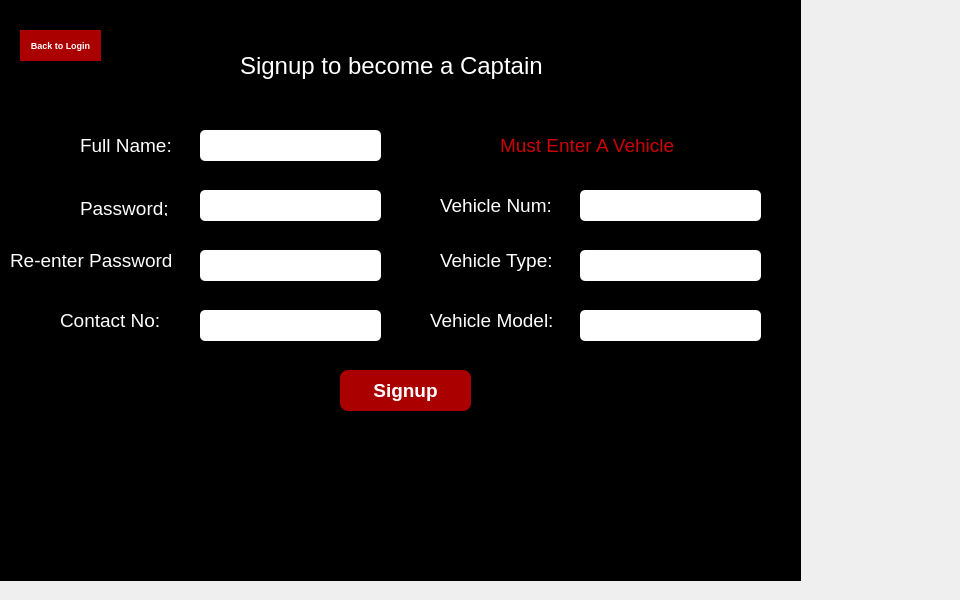
    <widget class="QWidget" name="signupowner">
     <widget class="QLabel" name="label_10">
      <property name="geometry">
       <rect>
        <x>-150</x>
        <y>-10</y>
        <width>951</width>
        <height>591</height>
       </rect>
      </property>
      <property name="styleSheet">
       <string notr="true">background-color: rgb(0, 0, 0);</string>
      </property>
      <property name="text">
       <string/>
      </property>
     </widget>
     <widget class="QLabel" name="label_11">
      <property name="geometry">
       <rect>
        <x>240</x>
        <y>30</y>
        <width>331</width>
        <height>71</height>
       </rect>
      </property>
      <property name="font">
       <font>
        <pointsize>18</pointsize>
       </font>
      </property>
      <property name="styleSheet">
       <string notr="true">color: rgb(255, 255, 255);
</string>
      </property>
      <property name="text">
       <string>Signup to become a Captain</string>
      </property>
     </widget>
     <widget class="QTextEdit" name="passown">
      <property name="geometry">
       <rect>
        <x>200</x>
        <y>190</y>
        <width>181</width>
        <height>31</height>
       </rect>
      </property>
      <property name="styleSheet">
       <string notr="true">background-color: rgb(255, 255, 255);
border-radius: 5px;
border-color: black;
</string>
      </property>
      <property name="html">
       <string>&lt;!DOCTYPE HTML PUBLIC &quot;-//W3C//DTD HTML 4.0//EN&quot; &quot;http://www.w3.org/TR/REC-html40/strict.dtd&quot;&gt;
&lt;html&gt;&lt;head&gt;&lt;meta name=&quot;qrichtext&quot; content=&quot;1&quot; /&gt;&lt;style type=&quot;text/css&quot;&gt;
p, li { white-space: pre-wrap; }
&lt;/style&gt;&lt;/head&gt;&lt;body style=&quot; font-family:'MS Shell Dlg 2'; font-size:8.25pt; font-weight:400; font-style:normal;&quot;&gt;
&lt;p style=&quot;-qt-paragraph-type:empty; margin-top:0px; margin-bottom:0px; margin-left:0px; margin-right:0px; -qt-block-indent:0; text-indent:0px; font-family:'Segoe UI'; font-size:9pt;&quot;&gt;&lt;br /&gt;&lt;/p&gt;&lt;/body&gt;&lt;/html&gt;</string>
      </property>
      <property name="placeholderText">
       <string/>
      </property>
     </widget>
     <widget class="QTextEdit" name="nameown">
      <property name="geometry">
       <rect>
        <x>200</x>
        <y>130</y>
        <width>181</width>
        <height>31</height>
       </rect>
      </property>
      <property name="styleSheet">
       <string notr="true">background-color: rgb(255, 255, 255);
border-radius: 5px;
border-color: black;
</string>
      </property>
      <property name="html">
       <string>&lt;!DOCTYPE HTML PUBLIC &quot;-//W3C//DTD HTML 4.0//EN&quot; &quot;http://www.w3.org/TR/REC-html40/strict.dtd&quot;&gt;
&lt;html&gt;&lt;head&gt;&lt;meta name=&quot;qrichtext&quot; content=&quot;1&quot; /&gt;&lt;style type=&quot;text/css&quot;&gt;
p, li { white-space: pre-wrap; }
&lt;/style&gt;&lt;/head&gt;&lt;body style=&quot; font-family:'MS Shell Dlg 2'; font-size:8.25pt; font-weight:400; font-style:normal;&quot;&gt;
&lt;p style=&quot;-qt-paragraph-type:empty; margin-top:0px; margin-bottom:0px; margin-left:0px; margin-right:0px; -qt-block-indent:0; text-indent:0px; font-family:'Segoe UI'; font-size:9pt;&quot;&gt;&lt;br /&gt;&lt;/p&gt;&lt;/body&gt;&lt;/html&gt;</string>
      </property>
      <property name="placeholderText">
       <string/>
      </property>
     </widget>
     <widget class="QLabel" name="label_18">
      <property name="geometry">
       <rect>
        <x>80</x>
        <y>130</y>
        <width>91</width>
        <height>31</height>
       </rect>
      </property>
      <property name="font">
       <font>
        <pointsize>14</pointsize>
       </font>
      </property>
      <property name="styleSheet">
       <string notr="true">color: rgb(255, 255, 255);</string>
      </property>
      <property name="text">
       <string>Full Name:</string>
      </property>
     </widget>
     <widget class="QTextEdit" name="contactown">
      <property name="geometry">
       <rect>
        <x>200</x>
        <y>310</y>
        <width>181</width>
        <height>31</height>
       </rect>
      </property>
      <property name="styleSheet">
       <string notr="true">background-color: rgb(255, 255, 255);
border-radius: 5px;
border-color: black;
</string>
      </property>
      <property name="html">
       <string>&lt;!DOCTYPE HTML PUBLIC &quot;-//W3C//DTD HTML 4.0//EN&quot; &quot;http://www.w3.org/TR/REC-html40/strict.dtd&quot;&gt;
&lt;html&gt;&lt;head&gt;&lt;meta name=&quot;qrichtext&quot; content=&quot;1&quot; /&gt;&lt;style type=&quot;text/css&quot;&gt;
p, li { white-space: pre-wrap; }
&lt;/style&gt;&lt;/head&gt;&lt;body style=&quot; font-family:'MS Shell Dlg 2'; font-size:8.25pt; font-weight:400; font-style:normal;&quot;&gt;
&lt;p style=&quot;-qt-paragraph-type:empty; margin-top:0px; margin-bottom:0px; margin-left:0px; margin-right:0px; -qt-block-indent:0; text-indent:0px; font-family:'Segoe UI'; font-size:9pt;&quot;&gt;&lt;br /&gt;&lt;/p&gt;&lt;/body&gt;&lt;/html&gt;</string>
      </property>
      <property name="placeholderText">
       <string/>
      </property>
     </widget>
     <widget class="QLabel" name="label_19">
      <property name="geometry">
       <rect>
        <x>10</x>
        <y>250</y>
        <width>161</width>
        <height>20</height>
       </rect>
      </property>
      <property name="font">
       <font>
        <pointsize>14</pointsize>
       </font>
      </property>
      <property name="styleSheet">
       <string notr="true">color: rgb(255, 255, 255);</string>
      </property>
      <property name="text">
       <string>Re-enter Password:</string>
      </property>
     </widget>
     <widget class="QLabel" name="label_20">
      <property name="geometry">
       <rect>
        <x>60</x>
        <y>310</y>
        <width>101</width>
        <height>21</height>
       </rect>
      </property>
      <property name="font">
       <font>
        <pointsize>14</pointsize>
       </font>
      </property>
      <property name="styleSheet">
       <string notr="true">color: rgb(255, 255, 255);</string>
      </property>
      <property name="text">
       <string>Contact No:</string>
      </property>
     </widget>
     <widget class="QLabel" name="label_21">
      <property name="geometry">
       <rect>
        <x>80</x>
        <y>200</y>
        <width>91</width>
        <height>16</height>
       </rect>
      </property>
      <property name="font">
       <font>
        <pointsize>14</pointsize>
       </font>
      </property>
      <property name="styleSheet">
       <string notr="true">color: rgb(255, 255, 255);</string>
      </property>
      <property name="text">
       <string>Password;</string>
      </property>
     </widget>
     <widget class="QTextEdit" name="repassown">
      <property name="geometry">
       <rect>
        <x>200</x>
        <y>250</y>
        <width>181</width>
        <height>31</height>
       </rect>
      </property>
      <property name="styleSheet">
       <string notr="true">background-color: rgb(255, 255, 255);
border-radius: 5px;
border-color: black;
</string>
      </property>
      <property name="html">
       <string>&lt;!DOCTYPE HTML PUBLIC &quot;-//W3C//DTD HTML 4.0//EN&quot; &quot;http://www.w3.org/TR/REC-html40/strict.dtd&quot;&gt;
&lt;html&gt;&lt;head&gt;&lt;meta name=&quot;qrichtext&quot; content=&quot;1&quot; /&gt;&lt;style type=&quot;text/css&quot;&gt;
p, li { white-space: pre-wrap; }
&lt;/style&gt;&lt;/head&gt;&lt;body style=&quot; font-family:'MS Shell Dlg 2'; font-size:8.25pt; font-weight:400; font-style:normal;&quot;&gt;
&lt;p style=&quot;-qt-paragraph-type:empty; margin-top:0px; margin-bottom:0px; margin-left:0px; margin-right:0px; -qt-block-indent:0; text-indent:0px; font-family:'Segoe UI'; font-size:9pt;&quot;&gt;&lt;br /&gt;&lt;/p&gt;&lt;/body&gt;&lt;/html&gt;</string>
      </property>
      <property name="placeholderText">
       <string/>
      </property>
     </widget>
     <widget class="QTextEdit" name="vehmodelown">
      <property name="geometry">
       <rect>
        <x>580</x>
        <y>310</y>
        <width>181</width>
        <height>31</height>
       </rect>
      </property>
      <property name="styleSheet">
       <string notr="true">background-color: rgb(255, 255, 255);
border-radius: 5px;
border-color: black;
</string>
      </property>
      <property name="html">
       <string>&lt;!DOCTYPE HTML PUBLIC &quot;-//W3C//DTD HTML 4.0//EN&quot; &quot;http://www.w3.org/TR/REC-html40/strict.dtd&quot;&gt;
&lt;html&gt;&lt;head&gt;&lt;meta name=&quot;qrichtext&quot; content=&quot;1&quot; /&gt;&lt;style type=&quot;text/css&quot;&gt;
p, li { white-space: pre-wrap; }
&lt;/style&gt;&lt;/head&gt;&lt;body style=&quot; font-family:'MS Shell Dlg 2'; font-size:8.25pt; font-weight:400; font-style:normal;&quot;&gt;
&lt;p style=&quot;-qt-paragraph-type:empty; margin-top:0px; margin-bottom:0px; margin-left:0px; margin-right:0px; -qt-block-indent:0; text-indent:0px; font-family:'Segoe UI'; font-size:9pt;&quot;&gt;&lt;br /&gt;&lt;/p&gt;&lt;/body&gt;&lt;/html&gt;</string>
      </property>
      <property name="placeholderText">
       <string/>
      </property>
     </widget>
     <widget class="QLabel" name="label_22">
      <property name="geometry">
       <rect>
        <x>440</x>
        <y>240</y>
        <width>111</width>
        <height>41</height>
       </rect>
      </property>
      <property name="font">
       <font>
        <pointsize>14</pointsize>
       </font>
      </property>
      <property name="styleSheet">
       <string notr="true">color: rgb(255, 255, 255);</string>
      </property>
      <property name="text">
       <string>Vehicle Type:</string>
      </property>
     </widget>
     <widget class="QTextEdit" name="vehtypeown">
      <property name="geometry">
       <rect>
        <x>580</x>
        <y>250</y>
        <width>181</width>
        <height>31</height>
       </rect>
      </property>
      <property name="styleSheet">
       <string notr="true">background-color: rgb(255, 255, 255);
border-radius: 5px;
border-color: black;
</string>
      </property>
      <property name="html">
       <string>&lt;!DOCTYPE HTML PUBLIC &quot;-//W3C//DTD HTML 4.0//EN&quot; &quot;http://www.w3.org/TR/REC-html40/strict.dtd&quot;&gt;
&lt;html&gt;&lt;head&gt;&lt;meta name=&quot;qrichtext&quot; content=&quot;1&quot; /&gt;&lt;style type=&quot;text/css&quot;&gt;
p, li { white-space: pre-wrap; }
&lt;/style&gt;&lt;/head&gt;&lt;body style=&quot; font-family:'MS Shell Dlg 2'; font-size:8.25pt; font-weight:400; font-style:normal;&quot;&gt;
&lt;p style=&quot;-qt-paragraph-type:empty; margin-top:0px; margin-bottom:0px; margin-left:0px; margin-right:0px; -qt-block-indent:0; text-indent:0px; font-family:'Segoe UI'; font-size:9pt;&quot;&gt;&lt;br /&gt;&lt;/p&gt;&lt;/body&gt;&lt;/html&gt;</string>
      </property>
      <property name="placeholderText">
       <string/>
      </property>
     </widget>
     <widget class="QLabel" name="label_24">
      <property name="geometry">
       <rect>
        <x>440</x>
        <y>190</y>
        <width>111</width>
        <height>31</height>
       </rect>
      </property>
      <property name="font">
       <font>
        <pointsize>14</pointsize>
       </font>
      </property>
      <property name="styleSheet">
       <string notr="true">color: rgb(255, 255, 255);</string>
      </property>
      <property name="text">
       <string>Vehicle Num:</string>
      </property>
     </widget>
     <widget class="QLabel" name="label_25">
      <property name="geometry">
       <rect>
        <x>430</x>
        <y>310</y>
        <width>181</width>
        <height>20</height>
       </rect>
      </property>
      <property name="font">
       <font>
        <pointsize>14</pointsize>
       </font>
      </property>
      <property name="styleSheet">
       <string notr="true">color: rgb(255, 255, 255);</string>
      </property>
      <property name="text">
       <string>Vehicle Model:</string>
      </property>
     </widget>
     <widget class="QTextEdit" name="vehnumown">
      <property name="geometry">
       <rect>
        <x>580</x>
        <y>190</y>
        <width>181</width>
        <height>31</height>
       </rect>
      </property>
      <property name="styleSheet">
       <string notr="true">background-color: rgb(255, 255, 255);
border-radius: 5px;
border-color: black;
</string>
      </property>
      <property name="html">
       <string>&lt;!DOCTYPE HTML PUBLIC &quot;-//W3C//DTD HTML 4.0//EN&quot; &quot;http://www.w3.org/TR/REC-html40/strict.dtd&quot;&gt;
&lt;html&gt;&lt;head&gt;&lt;meta name=&quot;qrichtext&quot; content=&quot;1&quot; /&gt;&lt;style type=&quot;text/css&quot;&gt;
p, li { white-space: pre-wrap; }
&lt;/style&gt;&lt;/head&gt;&lt;body style=&quot; font-family:'MS Shell Dlg 2'; font-size:8.25pt; font-weight:400; font-style:normal;&quot;&gt;
&lt;p style=&quot;-qt-paragraph-type:empty; margin-top:0px; margin-bottom:0px; margin-left:0px; margin-right:0px; -qt-block-indent:0; text-indent:0px; font-family:'Segoe UI'; font-size:9pt;&quot;&gt;&lt;br /&gt;&lt;/p&gt;&lt;/body&gt;&lt;/html&gt;</string>
      </property>
      <property name="placeholderText">
       <string/>
      </property>
     </widget>
     <widget class="QPushButton" name="signupownbtn">
      <property name="geometry">
       <rect>
        <x>340</x>
        <y>370</y>
        <width>131</width>
        <height>41</height>
       </rect>
      </property>
      <property name="font">
       <font>
        <pointsize>14</pointsize>
        <weight>75</weight>
        <bold>true</bold>
       </font>
      </property>
      <property name="styleSheet">
       <string notr="true">color: rgb(255, 255, 255);
background-color: rgb(170, 0, 0);
border-radius: 8px;
border-color: black;

</string>
      </property>
      <property name="text">
       <string>Signup</string>
      </property>
     </widget>
     <widget class="QLabel" name="label_26">
      <property name="geometry">
       <rect>
        <x>500</x>
        <y>130</y>
        <width>191</width>
        <height>31</height>
       </rect>
      </property>
      <property name="font">
       <font>
        <pointsize>14</pointsize>
       </font>
      </property>
      <property name="styleSheet">
       <string notr="true">color: rgb(255, 255, 255);
color: rgb(206, 0, 3);
</string>
      </property>
      <property name="text">
       <string>Must Enter A Vehicle</string>
      </property>
     </widget>
     <widget class="QLabel" name="errorlabel">
      <property name="geometry">
       <rect>
        <x>40</x>
        <y>380</y>
        <width>191</width>
        <height>31</height>
       </rect>
      </property>
      <property name="font">
       <font>
        <pointsize>10</pointsize>
       </font>
      </property>
      <property name="styleSheet">
       <string notr="true">color: rgb(255, 255, 255);
</string>
      </property>
      <property name="text">
       <string/>
      </property>
     </widget>
     <widget class="QPushButton" name="backtoownlogin">
      <property name="geometry">
       <rect>
        <x>20</x>
        <y>30</y>
        <width>81</width>
        <height>31</height>
       </rect>
      </property>
      <property name="font">
       <font>
        <pointsize>7</pointsize>
        <weight>75</weight>
        <bold>true</bold>
       </font>
      </property>
      <property name="styleSheet">
       <string notr="true">color: rgb(255, 255, 255);
background-color: rgb(170, 0, 0);
border-radius: 0px;
border-color: black;

</string>
      </property>
      <property name="text">
       <string>Back to Login</string>
      </property>
     </widget>
     <widget class="QLabel" name="errorlabel_3">
      <property name="geometry">
       <rect>
        <x>40</x>
        <y>410</y>
        <width>191</width>
        <height>31</height>
       </rect>
      </property>
      <property name="font">
       <font>
        <pointsize>10</pointsize>
       </font>
      </property>
      <property name="styleSheet">
       <string notr="true">color: rgb(255, 255, 255);
</string>
      </property>
      <property name="text">
       <string/>
      </property>
     </widget>
     <widget class="QLabel" name="errorlabel_4">
      <property name="geometry">
       <rect>
        <x>40</x>
        <y>440</y>
        <width>191</width>
        <height>31</height>
       </rect>
      </property>
      <property name="font">
       <font>
        <pointsize>10</pointsize>
       </font>
      </property>
      <property name="styleSheet">
       <string notr="true">color: rgb(255, 255, 255);
</string>
      </property>
      <property name="text">
       <string/>
      </property>
     </widget>
     <zorder>label_10</zorder>
     <zorder>label_11</zorder>
     <zorder>passown</zorder>
     <zorder>nameown</zorder>
     <zorder>label_18</zorder>
     <zorder>contactown</zorder>
     <zorder>label_19</zorder>
     <zorder>label_20</zorder>
     <zorder>label_21</zorder>
     <zorder>repassown</zorder>
     <zorder>label_22</zorder>
     <zorder>vehtypeown</zorder>
     <zorder>label_24</zorder>
     <zorder>label_25</zorder>
     <zorder>vehnumown</zorder>
     <zorder>vehmodelown</zorder>
     <zorder>signupownbtn</zorder>
     <zorder>label_26</zorder>
     <zorder>errorlabel</zorder>
     <zorder>backtoownlogin</zorder>
     <zorder>errorlabel_3</zorder>
     <zorder>errorlabel_4</zorder>
    </widget>
